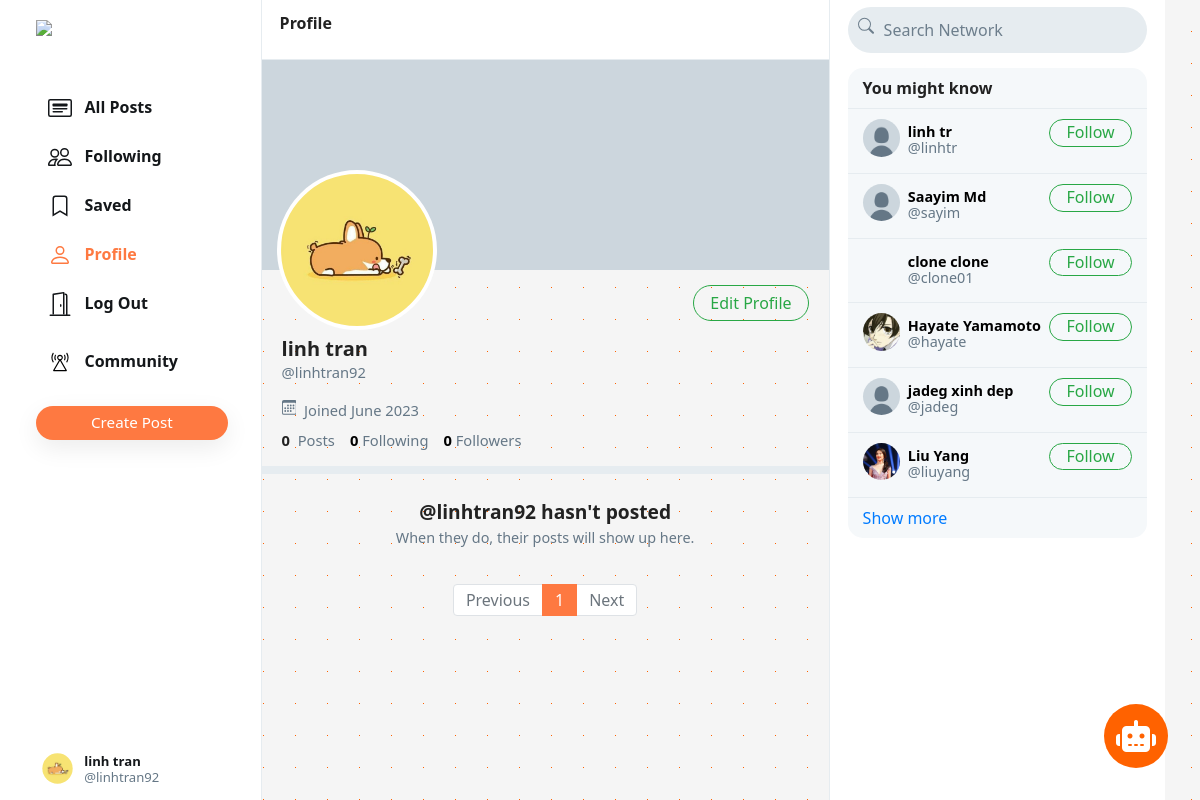
The page /linhtran92 (signed in) on the database its author committed.
### network/models.py (models this page shows, shortened)
class User(AbstractUser):
    profile_pic = models.ImageField(upload_to='profile_pic/')
    bio = models.TextField(max_length=160, blank=True, null=True)
    cover = models.ImageField(upload_to='covers/', blank=True)
    community = models.ManyToManyField('Community', blank=True, related_name='users', null=True, default=None)
    def __str__(self):
        return self.username

### network/views.py (the view)
# urls.py: path("<str:username>", views.profile, name='profile'),
def profile(request, username):
    user = User.objects.get(username=username)
    all_posts = Post.objects.filter(creater=user).order_by('-date_created')
    paginator = Paginator(all_posts, 10)
    page_number = request.GET.get('page')
    if page_number == None:
        page_number = 1
    posts = paginator.get_page(page_number)
    followings = []
    suggestions = []
    follower = False
    if request.user.is_authenticated:
        followings = Follower.objects.filter(
            followers=request.user).values_list('user', flat=True)
        suggestions = User.objects.exclude(pk__in=followings).exclude(
            username=request.user.username).order_by("?")[:6]
        if request.user in Follower.objects.get(user=user).followers.all():
            follower = True
    follower_count = Follower.objects.get(user=user).followers.all().count()
    following_count = Follower.objects.filter(followers=user).count()
    return render(request, 'network/profile.html', {
        "username": user,
        "posts": posts,
        "posts_count": all_posts.count(),
        "suggestions": suggestions,
        "page": "profile",
        "is_follower": follower,
        "follower_count": follower_count,
        "following_count": following_count
    })

### network/templates/network/profile.html (shortened to what this page needs)
{% extends 'network/index.html' %}
{% load static %}
{% block profile %}
    <div class="profile-view" data-user="{{username.username}}">
        <div class="cover-image" style="background-image: url(/media/{{username.cover}})"></div>
        <div class="profile-image" style="background-image: url(/media/{{username.profile_pic}})"></div>
        <div class="profile-details">
            <div>
                {% if user.username == username.username %}
                    <button class="btn btn-outline-success float-right" id="edit-profile-btn">Edit Profile</button>
                {% elif is_follower %}
                    <button class="btn btn-success float-right" onclick="unfollow_user(this,'{{username.username}}','edit_page')" id="following-btn">Following</button>
                {% else %}
                    <button class="btn btn-outline-success float-right" onclick="follow_user(this,'{{username.username}}','edit_page')" id="follow-btn">Follow</button>
                {% endif %}
            </div>
            <div class="details-data">
                <h5>{{username.first_name}} {{username.last_name}}</h5>
                <div class="grey">@{{username.username}}</div>
                <div class="grey" style="padding: 8px 0px;">
                    &nbsp;Joined {{username.date_joined | date:"F Y"}}
                </div>
                <div>
                    <strong>
                        {{posts_count}}
                    </strong>
                    &nbsp;<span class="grey">Posts</span>
                    <a href="#">
                        <strong id="following__count">{{following_count | default:0}}</strong>&nbsp;<span class="grey">Following</span>
                    </a>
                    <a href="#">
                        <strong id="follower__count">{{follower_count | default:0}}</strong>&nbsp;<span class="grey">Followers</span>
                    </a>
                </div>
            </div>
        </div>
    </div>
    <div class="space"></div>
{% endblock %}
{% block emptyprofile %}
    <center>
        <br>
        <strong style="font-size: 1.2em;">@{{username}} hasn't posted</strong>
        <div class="grey" style="font-size: .9em;">When they do, their posts will show up here.</div>
    </center>
{% endblock %}

### network/templates/network/layout.html (shortened to what this page needs)
{% load static %}
<!DOCTYPE html>
<html lang="en">
<head>
    <link rel="stylesheet" href="https://cdnjs.cloudflare.com/ajax/libs/font-awesome/6.4.0/css/all.min.css">
    <link rel="stylesheet" href="https://stackpath.bootstrapcdn.com/bootstrap/4.4.1/css/bootstrap.min.css"
>
    <link href="{% static 'network/styles.css' %}" rel="stylesheet">
    <link rel="stylesheet" href="{% static 'network/chat.css' %}">
    <link rel="stylesheet" href="{% static 'network/community.css' %}">
    <link href='https://unpkg.com/boxicons@2.1.1/css/boxicons.min.css' rel='stylesheet'>
</head>
<body>
    <div class="body" data-page="{{page}}">
        <div class="sidenav">
            <a href="{% url 'index' %}" class="navbar-brand">
                <img src="{% static 'network/Images/logo.png' %}" height="31px">
            </a>
            <div style="height: 100%;">
                <div>
                    <div>
                        <ul>
                            <li class="nav-item" id="all_posts">
                                <a href="{% url 'index' %}" class="nav-link">
                                    <div>
                                        &nbsp;&nbsp;All Posts
                                    </div>
                                </a>
                            </li>
                            {% if user.is_authenticated %}
                            <li class="nav-item" id="following">
                                <a href="{% url 'following' %}" class="nav-link">
                                    <div>
                                        &nbsp;&nbsp;Following
                                    </div>
                                </a>
                            </li>
                            <li class="nav-item" id="saved">
                                <a href="{% url 'saved' %}" class="nav-link">
                                    <div>
                                        <svg width="1.5em" height="1.5em" viewBox="0 0 16 16" class="bi bi-bookmark"
                                            fill="currentColor" xmlns="http://www.w3.org/2000/svg">
                                            <path fill-rule="evenodd"
                                                d="M8 12l5 3V3a2 2 0 0 0-2-2H5a2 2 0 0 0-2 2v12l5-3zm-4 1.234l4-2.4 4 2.4V3a1 1 0 0 0-1-1H5a1 1 0 0 0-1 1v10.234z" />
                                        </svg>
                                        &nbsp;&nbsp;Saved
                                    </div>
                                </a>
                            </li>
                            <li class="nav-item" id="profile">
                                <a href="{% url 'profile' user.username %}" class="nav-link">
                                    <div>
                                        &nbsp;&nbsp;Profile
                                    </div>
                                </a>
                            </li>
                            <li class="nav-item" id="logout">
                                <a href="{% url 'logout' %}" class="nav-link">
                                    <div>
                                        &nbsp;&nbsp;Log Out
                                    </div>
                                </a>
                            </li>
                            {% endif %}
                        </ul>
                    </div>
                    {% if user.is_authenticated %}
                    <li class="nav-item" id="login">
                        <a onclick="togglecommunity()" class="nav-link">
                            <div>
                                &nbsp;&nbsp;Community
                            </div>
                        </a>
                    </li>
                    <br>
                    <button id="popup-btn" class="btn btn-success new-post-btn"
                        style="background-color: #fe7941 !important; border: none !important;"
                        onclick="createpost()">Create
                        Post</button>
                    {% endif %}
                </div>
                <div style="position: absolute; bottom: 10px;">
                    {% if user.is_authenticated %}
                    <li class="nav-item sidenav-user">
                        <a href="{% url 'profile' user.username %}" class="nav-link">
                            <div class="user_account">
                                <div class="small-profilepic"
                                    style="float: left; background-image: url(/media/{{user.profile_pic}})"></div>
                                <div style="height: 2.7vw; margin: auto;">
                                    <div style="margin-top: 4px;"><strong>{{user.first_name}}
                                            {{user.last_name}}</strong></div>
                                    <div class="grey" style="margin-top: 4px;">@{{ user.username }}</div>
                                </div>
                            </div>
                        </a>
                    </li>
                    {% endif %}
                </div>
            </div>
        </div>
        {% block body %}
        {% endblock %}
        <div class="right-div">
            <nav class="head">
                <form action="#">
                    <div class="search-div">
                        <div>
                        </div>
                        <input type="text" name="query" id="search-box" placeholder="Search Network">
                    </div>
                </form>
            </nav>
            <div class='right-div-content'>
                <div class="space" style="background-color: white;"></div>
                {% if user.is_authenticated %}
                <div class="suggestion-box">
                    <div class="suggestion-header">
                        You might know
                    </div>
                    {% for suggestion in suggestions %}
                    <div class="suggestion-user">
                        <div>
                            <a href="{% url 'profile' suggestion.username %}">
                                <div class="small-profilepic"
                                    style="background-image: url(/media/{{suggestion.profile_pic}})"></div>
                            </a>
                        </div>
                        <div class="user-details">
                            <a href="{% url 'profile' suggestion.username %}">
                                <div id="user-name">
                                    <strong>
                                        {{suggestion.first_name}} {{suggestion.last_name}}
                                    </strong>
                                </div>
                                <div class="grey">@{{suggestion.username}}</div>
                            </a>
                        </div>
                        <div>
                            <button class="btn btn-outline-success" type="button"
                                onclick="follow_user(this,'{{suggestion.username}}','suggestion')">Follow</button>
                        </div>
                    </div>
                    {% empty %}
                    <div style="text-align: center; border-bottom: .5px solid #e6ecf0; padding: 10px 15px;">
                        <span class="grey" style="font-size: .9em;">No suggestions available.</span>
                    </div>
                    {% endfor %}
                    <div class="suggestion-footer">
                        <a href="#">Show more</a>
                    </div>
                </div>
                {% endif %}
                <div class="chatbox-wrapper">
                    <div class="chatbox-toggle">
                        <i class="fa-solid fa-robot fa-beat-fade"></i>
                    </div>
                </div>
            </div>
        </div>
    </div>
</body>
</html>

### rows shown on the page
User: profile_pic (picture), first_name "linh", last_name "tran", username "linhtran92", date_joined "June 2023"
User: profile_pic (placeholder picture), first_name "linh", last_name "tr", username "linhtr"
User: profile_pic (placeholder picture), first_name "Saayim", last_name "Md", username "sayim"
User: first_name "clone", last_name "clone", username "clone01"
User: profile_pic (picture), first_name "Hayate", last_name "Yamamoto", username "hayate"
User: profile_pic (placeholder picture), first_name "jadeg", last_name "xinh dep", username "jadeg"
User: profile_pic (picture), first_name "Liu", last_name "Yang", username "liuyang"

### other values the page prints
{{ posts_count }} "0"
{{ following_count | default:0 }} "0"
{{ follower_count | default:0 }} "0"
{{ each }} "1"
